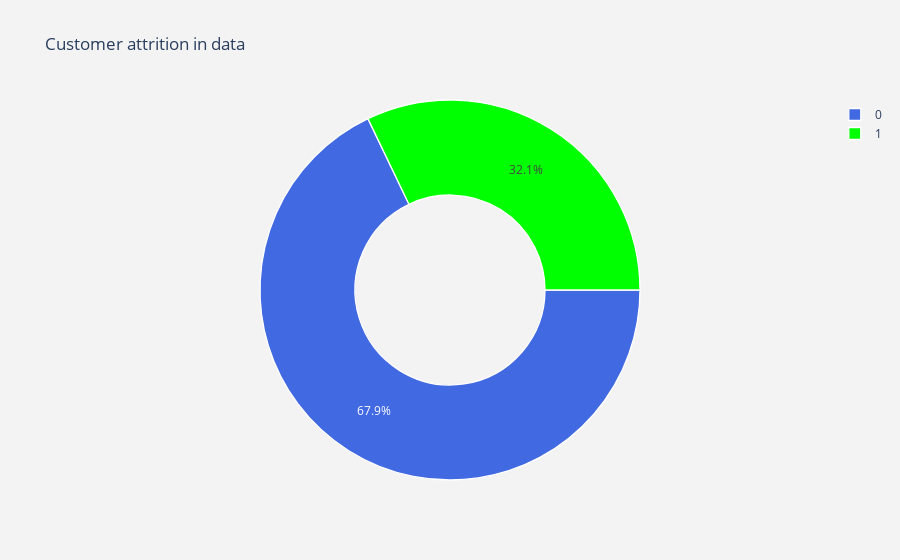
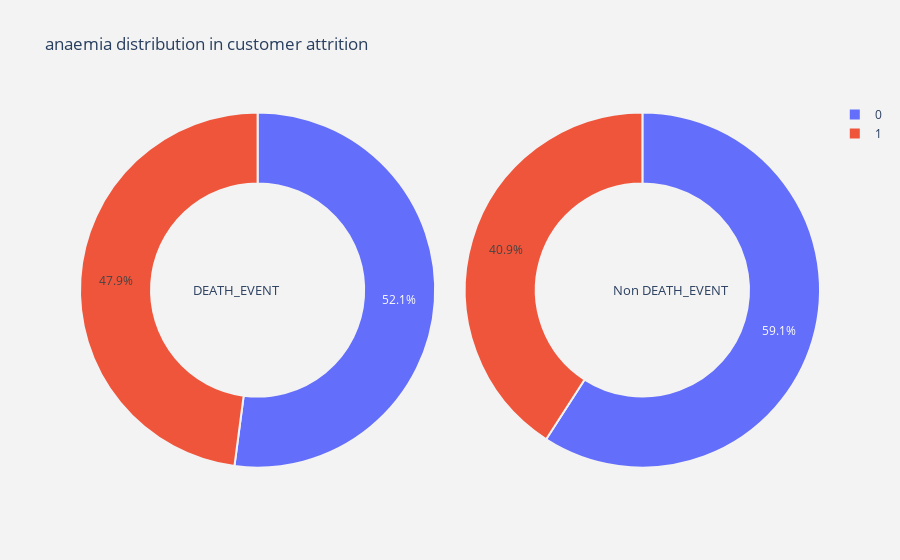
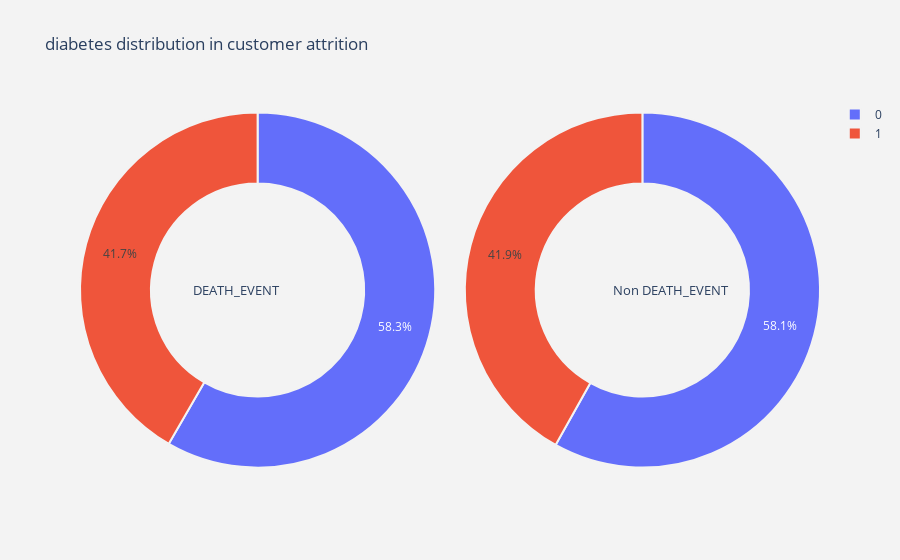
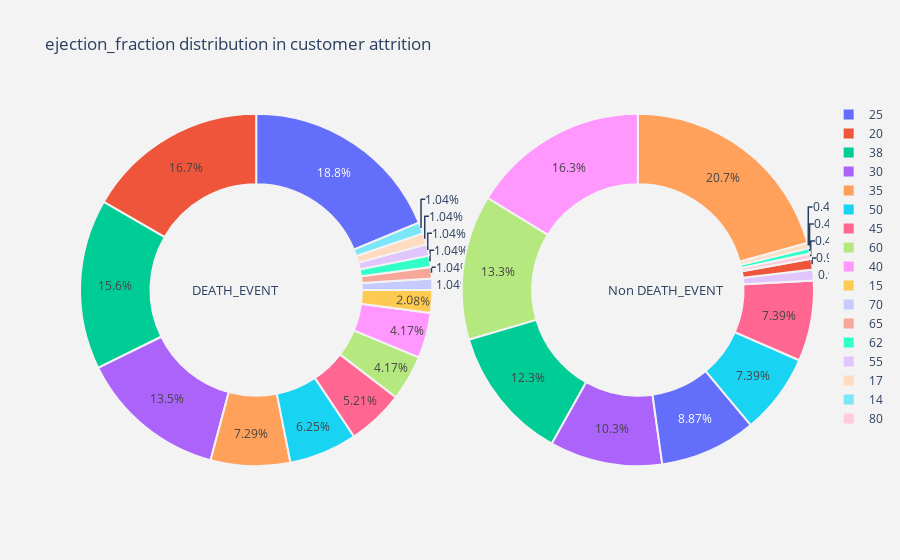

These figures' notebook cell, in order:
### Code cell
eda(data,target,['anaemia','diabetes','ejection_fraction',
                 'high_blood_pressure','serum_sodium',
                 'sex','smoking'])

### Figure 1 — Plotly figure (JSON) as saved in the notebook; plotly's stock layout.template omitted (floating-point values rounded to 4 significant figures)
{"data": [{"hole": 0.5, "hoverinfo": "label+value+text", "labels": [0, 1], "marker": {"colors": ["royalblue", "lime"], "line": {"color": "white", "width": 1.3}}, "rotation": 90, "type": "pie", "values": [203, 96]}], "layout": {"paper_bgcolor": "rgb(243,243,243)", "plot_bgcolor": "rgb(243,243,243)", "title": {"text": "Customer attrition in data"}}}

### Figure 2 — Plotly figure (JSON) as saved in the notebook; plotly's stock layout.template omitted (floating-point values rounded to 4 significant figures)
{"data": [{"domain": {"x": [0, 0.48]}, "hole": 0.6, "hoverinfo": "label+percent+name", "labels": [0, 1], "marker": {"line": {"color": "rgb(243,243,243)", "width": 2}}, "name": "DEATH_EVENT", "type": "pie", "values": [50, 46]}, {"domain": {"x": [0.52, 1]}, "hole": 0.6, "hoverinfo": "label+percent+name", "labels": [0, 1], "marker": {"line": {"color": "rgb(243,243,243)", "width": 2}}, "name": "Non DEATH_EVENT", "type": "pie", "values": [120, 83]}], "layout": {"annotations": [{"font": {"size": 13}, "showarrow": false, "text": "DEATH_EVENT", "x": 0.15, "y": 0.5}, {"font": {"size": 13}, "showarrow": false, "text": "Non DEATH_EVENT", "x": 0.88, "y": 0.5}], "paper_bgcolor": "rgb(243,243,243)", "plot_bgcolor": "rgb(243,243,243)", "title": {"text": "anaemia distribution in customer attrition "}}}

### Figure 3 — Plotly figure (JSON) as saved in the notebook; plotly's stock layout.template omitted (floating-point values rounded to 4 significant figures)
{"data": [{"domain": {"x": [0, 0.48]}, "hole": 0.6, "hoverinfo": "label+percent+name", "labels": [0, 1], "marker": {"line": {"color": "rgb(243,243,243)", "width": 2}}, "name": "DEATH_EVENT", "type": "pie", "values": [56, 40]}, {"domain": {"x": [0.52, 1]}, "hole": 0.6, "hoverinfo": "label+percent+name", "labels": [0, 1], "marker": {"line": {"color": "rgb(243,243,243)", "width": 2}}, "name": "Non DEATH_EVENT", "type": "pie", "values": [118, 85]}], "layout": {"annotations": [{"font": {"size": 13}, "showarrow": false, "text": "DEATH_EVENT", "x": 0.15, "y": 0.5}, {"font": {"size": 13}, "showarrow": false, "text": "Non DEATH_EVENT", "x": 0.88, "y": 0.5}], "paper_bgcolor": "rgb(243,243,243)", "plot_bgcolor": "rgb(243,243,243)", "title": {"text": "diabetes distribution in customer attrition "}}}

### Figure 4 — Plotly figure (JSON) as saved in the notebook; plotly's stock layout.template omitted (floating-point values rounded to 4 significant figures)
{"data": [{"domain": {"x": [0, 0.48]}, "hole": 0.6, "hoverinfo": "label+percent+name", "labels": [25, 20, 38, 30, 35, 50, 45, 60, 40, 15, 70, 65, 62, 55, 17, 14], "marker": {"line": {"color": "rgb(243,243,243)", "width": 2}}, "name": "DEATH_EVENT", "type": "pie", "values": [18, 16, 15, 13, 7, 6, 5, 4, 4, 2, 1, 1, 1, 1, 1, 1]}, {"domain": {"x": [0.52, 1]}, "hole": 0.6, "hoverinfo": "label+percent+name", "labels": [35, 40, 60, 38, 30, 25, 50, 45, 55, 20, 80, 62, 17], "marker": {"line": {"color": "rgb(243,243,243)", "width": 2}}, "name": "Non DEATH_EVENT", "type": "pie", "values": [42, 33, 27, 25, 21, 18, 15, 15, 2, 2, 1, 1, 1]}], "layout": {"annotations": [{"font": {"size": 13}, "showarrow": false, "text": "DEATH_EVENT", "x": 0.15, "y": 0.5}, {"font": {"size": 13}, "showarrow": false, "text": "Non DEATH_EVENT", "x": 0.88, "y": 0.5}], "paper_bgcolor": "rgb(243,243,243)", "plot_bgcolor": "rgb(243,243,243)", "title": {"text": "ejection_fraction distribution in customer attrition "}}}
